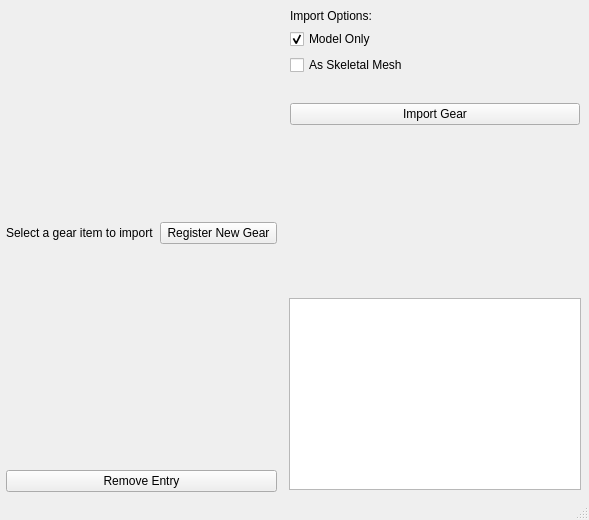
<?xml version="1.0" encoding="UTF-8"?>
<ui version="4.0">
 <class>SummonerGearTree</class>
 <widget class="QMainWindow" name="SummonerGearTree">
  <property name="geometry">
   <rect>
    <x>0</x>
    <y>0</y>
    <width>560</width>
    <height>520</height>
   </rect>
  </property>
  <property name="windowTitle">
   <string>Gear Tree</string>
  </property>
  <widget class="QWidget" name="centralwidget">
   <layout class="QVBoxLayout" name="verticalLayout">
    <property name="leftMargin">
     <number>2</number>
    </property>
    <property name="topMargin">
     <number>2</number>
    </property>
    <property name="rightMargin">
     <number>2</number>
    </property>
    <property name="bottomMargin">
     <number>2</number>
    </property>
    <item>
     <widget class="QFrame" name="gear_tree_frame">
      <property name="frameShape">
       <enum>QFrame::Shape::NoFrame</enum>
      </property>
      <layout class="QHBoxLayout" name="horizontalLayout_main">
       <property name="leftMargin">
        <number>2</number>
       </property>
       <property name="topMargin">
        <number>2</number>
       </property>
       <property name="rightMargin">
        <number>2</number>
       </property>
       <property name="bottomMargin">
        <number>2</number>
       </property>
       <item>
        <widget class="QFrame" name="tree_left_frame">
         <property name="sizePolicy">
          <sizepolicy hsizetype="Expanding" vsizetype="Expanding">
           <horstretch>0</horstretch>
           <verstretch>0</verstretch>
          </sizepolicy>
         </property>
         <property name="frameShape">
          <enum>QFrame::Shape::NoFrame</enum>
         </property>
         <layout class="QVBoxLayout" name="verticalLayout_tree">
          <property name="leftMargin">
           <number>2</number>
          </property>
          <property name="topMargin">
           <number>2</number>
          </property>
          <property name="rightMargin">
           <number>2</number>
          </property>
          <property name="bottomMargin">
           <number>2</number>
          </property>
          <item>
           <widget class="QFrame" name="header_frame">
            <property name="frameShape">
             <enum>QFrame::Shape::NoFrame</enum>
            </property>
            <layout class="QHBoxLayout" name="header_layout">
             <property name="leftMargin">
              <number>0</number>
             </property>
             <property name="topMargin">
              <number>0</number>
             </property>
             <property name="rightMargin">
              <number>0</number>
             </property>
             <property name="bottomMargin">
              <number>0</number>
             </property>
             <item>
              <widget class="QLabel" name="tree_header_label">
               <property name="maximumSize">
                <size>
                 <width>16777215</width>
                 <height>20</height>
                </size>
               </property>
               <property name="text">
                <string>Select a gear item to import</string>
               </property>
              </widget>
             </item>
             <item>
              <widget class="QPushButton" name="reg_new_pushButton">
               <property name="text">
                <string> Register New Gear </string>
               </property>
              </widget>
             </item>
            </layout>
           </widget>
          </item>
          <item>
           <layout class="QHBoxLayout" name="gear_tree_layout">
            <property name="leftMargin">
             <number>2</number>
            </property>
            <property name="topMargin">
             <number>2</number>
            </property>
            <property name="rightMargin">
             <number>2</number>
            </property>
            <property name="bottomMargin">
             <number>2</number>
            </property>
           </layout>
          </item>
          <item>
           <widget class="QPushButton" name="remove_pushButton">
            <property name="text">
             <string>Remove Entry</string>
            </property>
           </widget>
          </item>
         </layout>
        </widget>
       </item>
       <item>
        <widget class="QFrame" name="info_right_frame">
         <property name="minimumSize">
          <size>
           <width>300</width>
           <height>0</height>
          </size>
         </property>
         <property name="frameShape">
          <enum>QFrame::Shape::NoFrame</enum>
         </property>
         <layout class="QVBoxLayout" name="verticalLayout_info">
          <property name="leftMargin">
           <number>2</number>
          </property>
          <property name="topMargin">
           <number>2</number>
          </property>
          <property name="rightMargin">
           <number>2</number>
          </property>
          <property name="bottomMargin">
           <number>2</number>
          </property>
          <item>
           <widget class="QFrame" name="import_opts_frame">
            <property name="frameShape">
             <enum>QFrame::Shape::NoFrame</enum>
            </property>
            <layout class="QVBoxLayout" name="verticalLayout_opts">
             <property name="leftMargin">
              <number>3</number>
             </property>
             <property name="topMargin">
              <number>3</number>
             </property>
             <property name="rightMargin">
              <number>3</number>
             </property>
             <property name="bottomMargin">
              <number>3</number>
             </property>
             <item>
              <widget class="QLabel" name="import_opts_label">
               <property name="text">
                <string>Import Options:</string>
               </property>
              </widget>
             </item>
             <item>
              <widget class="QCheckBox" name="model_checkBox">
               <property name="text">
                <string>Model Only</string>
               </property>
               <property name="checked">
                <bool>true</bool>
               </property>
              </widget>
             </item>
             <item>
              <widget class="QCheckBox" name="sk_checkBox">
               <property name="text">
                <string>As Skeletal Mesh</string>
               </property>
              </widget>
             </item>
             <item>
              <spacer name="opts_verticalSpacer">
               <property name="orientation">
                <enum>Qt::Orientation::Vertical</enum>
               </property>
               <property name="sizeHint" stdset="0">
                <size>
                 <width>20</width>
                 <height>20</height>
                </size>
               </property>
              </spacer>
             </item>
             <item>
              <widget class="QPushButton" name="import_pushButton">
               <property name="text">
                <string>Import Gear</string>
               </property>
              </widget>
             </item>
            </layout>
           </widget>
          </item>
          <item>
           <widget class="QFrame" name="icon_frame">
            <property name="frameShape">
             <enum>QFrame::Shape::NoFrame</enum>
            </property>
            <layout class="QVBoxLayout" name="verticalLayout_icon">
             <property name="leftMargin">
              <number>3</number>
             </property>
             <property name="topMargin">
              <number>3</number>
             </property>
             <property name="rightMargin">
              <number>3</number>
             </property>
             <property name="bottomMargin">
              <number>3</number>
             </property>
             <item>
              <widget class="QLabel" name="gear_icon_label">
               <property name="sizePolicy">
                <sizepolicy hsizetype="Fixed" vsizetype="Fixed">
                 <horstretch>0</horstretch>
                 <verstretch>0</verstretch>
                </sizepolicy>
               </property>
               <property name="minimumSize">
                <size>
                 <width>150</width>
                 <height>150</height>
                </size>
               </property>
               <property name="text">
                <string/>
               </property>
              </widget>
             </item>
            </layout>
           </widget>
          </item>
          <item>
           <widget class="QFrame" name="description_frame">
            <property name="sizePolicy">
             <sizepolicy hsizetype="Expanding" vsizetype="Expanding">
              <horstretch>0</horstretch>
              <verstretch>0</verstretch>
             </sizepolicy>
            </property>
            <property name="frameShape">
             <enum>QFrame::Shape::NoFrame</enum>
            </property>
            <layout class="QVBoxLayout" name="verticalLayout_desc">
             <property name="leftMargin">
              <number>2</number>
             </property>
             <property name="topMargin">
              <number>2</number>
             </property>
             <property name="rightMargin">
              <number>2</number>
             </property>
             <property name="bottomMargin">
              <number>2</number>
             </property>
             <item>
              <widget class="QTextEdit" name="description_textEdit">
               <property name="sizePolicy">
                <sizepolicy hsizetype="Preferred" vsizetype="Preferred">
                 <horstretch>0</horstretch>
                 <verstretch>0</verstretch>
                </sizepolicy>
               </property>
               <property name="readOnly">
                <bool>true</bool>
               </property>
              </widget>
             </item>
            </layout>
           </widget>
          </item>
         </layout>
        </widget>
       </item>
      </layout>
     </widget>
    </item>
   </layout>
  </widget>
  <widget class="QMenuBar" name="menubar">
   <property name="geometry">
    <rect>
     <x>0</x>
     <y>0</y>
     <width>560</width>
     <height>22</height>
    </rect>
   </property>
  </widget>
  <widget class="QStatusBar" name="statusbar"/>
 </widget>
 <resources/>
 <connections/>
</ui>
